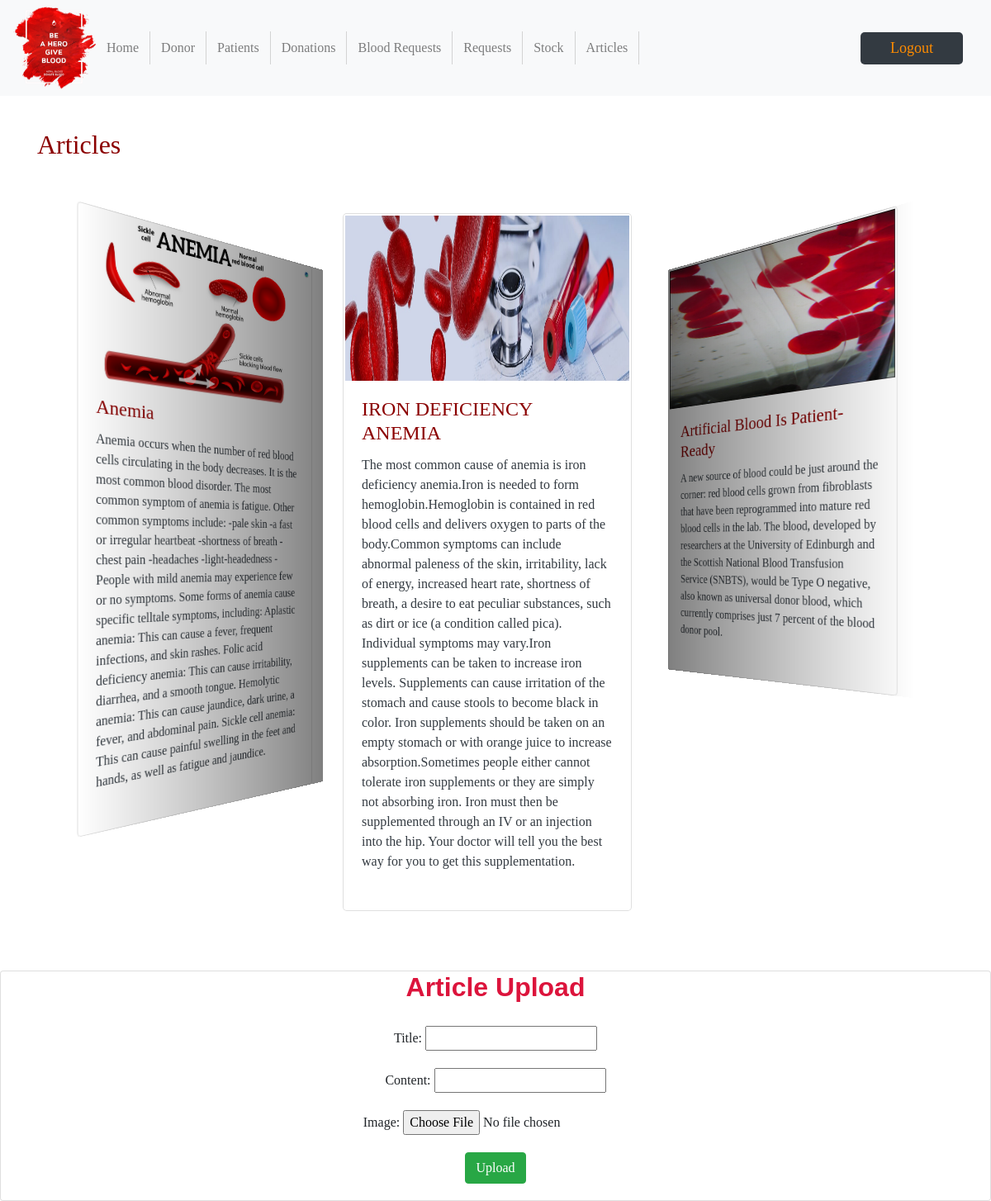
The app's page /articles/ with its own data.
### blood/models.py (models this page shows)
class Articles(models.Model):
    title = models.CharField(max_length=50, null=True)
    content = models.CharField(max_length=1000, null=True)
    image = models.FileField(upload_to='media/uploads/')

### blood/views.py (the view)
# urls.py: path('articles/', views.articles, name='articles')
def articles(request):
    data=[]
    art = models.Articles.objects.all()
    for datas in art:
        data.append(datas)
    data.reverse()
    if request.method == "POST":
        form = forms.ArticleForm(request.POST, request.FILES)
        if form.is_valid():
            form.save()
            return redirect('admin-dashboard')
    else:
        form = forms.ArticleForm()
    return render(request, 'blood/admin-articles.html', {'form': form, 'data': data})

### blood/forms.py
class ArticleForm(forms.ModelForm):
    class Meta:
        model = models.Articles
        fields= ['title', 'content', 'image']

### templates/blood/admin-articles.html (shortened to what this page needs)
{% extends 'blood/admin-header.html' %}
{% block content %}
{% load static %}
{% load widget_tweaks %}
    <section id="articles">
      <div class="container">
          <h2 style="display: inline-block;">Articles</h2>
          <div class="swiper-container">
            <div class="button-area" style="display: inline-block; margin-left: 850px;">
                    <div class="swiper-button-next"></div>
                    <div class="swiper-button-prev"></div>
            </div>
              <div class="swiper-wrapper">
                {% for user in data %}
                  <div class="swiper-slide">
                      <div class="card">
                          <div class="card-img-top" style="position: relative;">
                              <img src="{{ user.image.url }}" alt="Card image" width="150px" height="200px">
                          </div>
                          <div class="card-body">
                              <h4 class="card-title">{{ user.title }}</h4>
                              <p class="card-text">{{user.content}}</p>
                          </div>
                      </div>
                  </div>
                {% endfor %}
                </div>
          </div>
      </div>
    </section>
<div class="page-wrapper  p-t-45 p-b-50">
    <div class="wrapper wrapper--w790">
        <br><br><br>
        <div class="card card-5">
            <div class="card-heading">
                <h2 class="title" style="text-align: center; color: crimson; font-weight: bold; font-family: Arial, Helvetica, sans-serif;">Article Upload </h2>
            </div>
            <div class="card-body">
                <form method="POST" enctype="multipart/form-data">
                    <div style="text-align:center ;">
                        {{ form.as_p }}
                        <button class="btn btn--radius-2 btn-success" type="submit">Upload</button>
                    </div>
                </form>
            </div>
        </div>
    </div>
</div>
{% endblock %}

### static/css/style.css (style rules this page uses)
body { font-family: "Times New Roman", Times, serif; }
#articles h2 { margin: 40px 0px 40px 0px; color: darkred; }
#articles .container .card img { width: 100%; }
#articles .container .card { padding: 2px; border-radius: 5px; margin-right: 20px; }
#articles .swiper-container .swiper-button-next { background-image: url(../imgs/arrow.png); }
#articles .swiper-container .swiper-button-prev { background-image: url(../imgs/arrow.png); -webkit-transform: scaleX(-1); transform: scaleX(-1); }
#articles .container .card h4 { color: darkred; }
#articles .container .card p { color: rgb(51, 58, 65); margin-bottom: 25px; }

### records on screen
Articles: image (picture), title "IRON DEFICIENCY ANEMIA", content "The most common cause of anemia is iron deficiency anemia.Iron is needed to form hemoglobin.Hemoglobin is contained in red blood cells and delivers oxygen to parts of the body.Common symptoms can include abnormal paleness of the skin, irritability, lack of energy, increased heart rate, shortness of breath, a desire to eat peculiar substances, such as dirt or ice (a condition called pica). Individual symptoms may vary.Iron supplements can be taken to increase iron levels. Supplements can cause irritation of the stomach and cause stools to become black in color. Iron supplements should be taken on an empty stomach or with orange juice to increase absorption.Sometimes people either cannot…"
Articles: image (picture), title "Artificial Blood Is Patient-Ready", content "A new source of blood could be just around the corner: red blood cells grown from fibroblasts that have been reprogrammed into mature red blood cells in the lab. The blood, developed by researchers at the University of Edinburgh and the Scottish National Blood Transfusion Service (SNBTS), would be Type O negative, also known as universal donor blood, which currently comprises just 7 percent of the blood donor pool."
Articles: image (picture), title "Anemia", content "Anemia occurs when the number of red blood cells circulating in the body decreases. It is the most common blood disorder. The most common symptom of anemia is fatigue. Other common symptoms include: -pale skin -a fast or irregular heartbeat -shortness of breath -chest pain -headaches -light-headedness -People with mild anemia may experience few or no symptoms. Some forms of anemia cause specific telltale symptoms, including: Aplastic anemia: This can cause a fever, frequent infections, and skin rashes. Folic acid deficiency anemia: This can cause irritability, diarrhea, and a smooth tongue. Hemolytic anemia: This can cause jaundice, dark urine, a fever, and abdominal pain. Sickle cell…"
